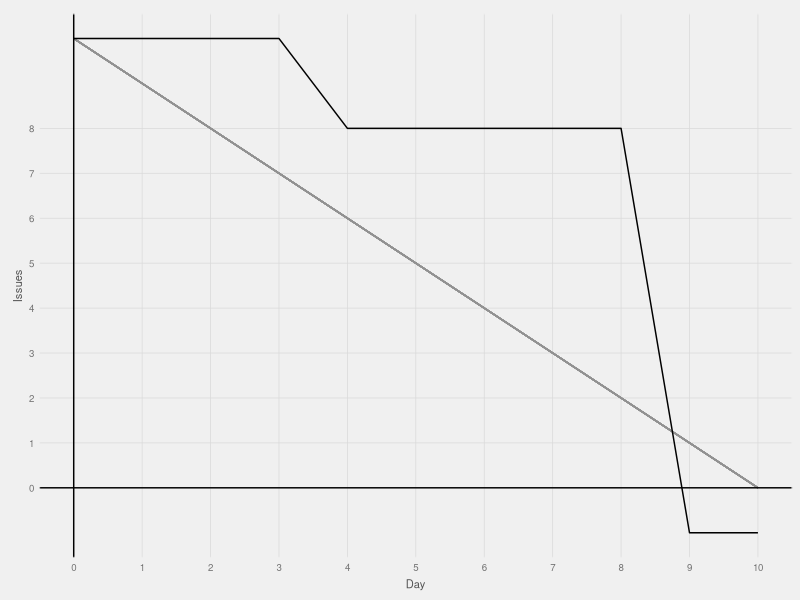

R code for this plot:
library(ggplot2); library(scales); library(RColorBrewer);

# fte_theme taken from http://minimaxir.com/2015/02/ggplot-tutorial/
fte_theme <- function() {

    # Generate the colors for the chart procedurally with RColorBrewer
    palette <- brewer.pal("Greys", n=9)
    color.background = palette[2]
    color.grid.major = palette[3]
    color.axis.text = palette[6]
    color.axis.title = palette[7]
    color.title = palette[9]

    # Begin construction of chart
    theme_bw(base_size=9) +

        # Set the entire chart region to a light gray color
        theme(panel.background=element_rect(fill=color.background, color=color.background)) +
        theme(plot.background=element_rect(fill=color.background, color=color.background)) +
        theme(panel.border=element_rect(color=color.background)) +

        # Format the grid
        theme(panel.grid.major=element_line(color=color.grid.major,size=.25)) +
        theme(panel.grid.minor=element_blank()) +
        theme(axis.ticks=element_blank()) +

        # Format the legend, but hide by default
        theme(legend.position="none") +
        theme(legend.background = element_rect(fill=color.background)) +
        theme(legend.text = element_text(size=7,color=color.axis.title)) +

        # Set title and axis labels, and format these and tick marks
        theme(plot.title=element_text(color=color.title, size=10, vjust=1.25)) +
        theme(axis.text.x=element_text(size=7,color=color.axis.text)) +
        theme(axis.text.y=element_text(size=7,color=color.axis.text)) +
        theme(axis.title.x=element_text(size=8,color=color.axis.title, vjust=0)) +
        theme(axis.title.y=element_text(size=8,color=color.axis.title, vjust=1.25)) +

        # Plot margins
        theme(plot.margin = unit(c(0.35, 0.2, 0.3, 0.35), "cm"))
}

data <- read.csv("data.csv")
max_issue <- max(data[[1]])
max_day <- max(data[[2]])

plot <- ggplot(data, aes(Day, Issues)) +
    geom_segment(aes(x=0, y=max_issue, xend=max_day, yend=0), color="#919191") +
    geom_line() +
    geom_hline(aes(yintercept=0)) +
    geom_vline(aes(xintercept=0)) +
    scale_x_continuous(breaks=seq(0, 10, by=1)) +
    scale_y_continuous(breaks=seq(0, 8, by=1), labels=comma) +
    fte_theme()
